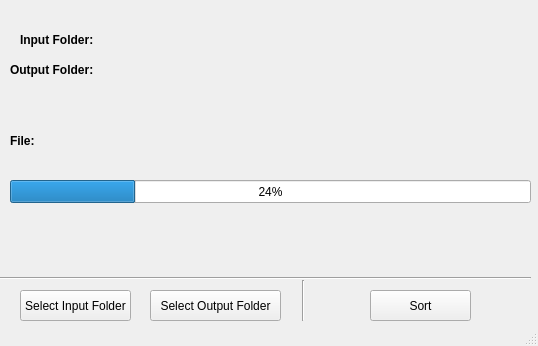
<?xml version="1.0" encoding="UTF-8"?>
<ui version="4.0">
 <class>MainWindow</class>
 <widget class="QMainWindow" name="MainWindow">
  <property name="geometry">
   <rect>
    <x>0</x>
    <y>0</y>
    <width>538</width>
    <height>346</height>
   </rect>
  </property>
  <property name="sizePolicy">
   <sizepolicy hsizetype="Fixed" vsizetype="Fixed">
    <horstretch>0</horstretch>
    <verstretch>0</verstretch>
   </sizepolicy>
  </property>
  <property name="windowTitle">
   <string>Photo Sorting</string>
  </property>
  <widget class="QWidget" name="centralwidget">
   <widget class="QPushButton" name="pushButton">
    <property name="geometry">
     <rect>
      <x>20</x>
      <y>290</y>
      <width>111</width>
      <height>31</height>
     </rect>
    </property>
    <property name="text">
     <string>Select Input Folder</string>
    </property>
   </widget>
   <widget class="QPushButton" name="pushButton_2">
    <property name="geometry">
     <rect>
      <x>150</x>
      <y>290</y>
      <width>131</width>
      <height>31</height>
     </rect>
    </property>
    <property name="text">
     <string>Select Output Folder</string>
    </property>
   </widget>
   <widget class="QPushButton" name="pushButton_3">
    <property name="geometry">
     <rect>
      <x>370</x>
      <y>290</y>
      <width>101</width>
      <height>31</height>
     </rect>
    </property>
    <property name="text">
     <string>Sort</string>
    </property>
   </widget>
   <widget class="Line" name="line">
    <property name="geometry">
     <rect>
      <x>293</x>
      <y>280</y>
      <width>20</width>
      <height>41</height>
     </rect>
    </property>
    <property name="orientation">
     <enum>Qt::Vertical</enum>
    </property>
   </widget>
   <widget class="Line" name="line_2">
    <property name="geometry">
     <rect>
      <x>0</x>
      <y>270</y>
      <width>531</width>
      <height>16</height>
     </rect>
    </property>
    <property name="orientation">
     <enum>Qt::Horizontal</enum>
    </property>
   </widget>
   <widget class="QLabel" name="label">
    <property name="geometry">
     <rect>
      <x>20</x>
      <y>30</y>
      <width>91</width>
      <height>20</height>
     </rect>
    </property>
    <property name="font">
     <font>
      <pointsize>9</pointsize>
      <weight>75</weight>
      <bold>true</bold>
     </font>
    </property>
    <property name="text">
     <string>Input Folder:</string>
    </property>
   </widget>
   <widget class="QLabel" name="label_2">
    <property name="geometry">
     <rect>
      <x>10</x>
      <y>60</y>
      <width>91</width>
      <height>20</height>
     </rect>
    </property>
    <property name="font">
     <font>
      <pointsize>9</pointsize>
      <weight>75</weight>
      <bold>true</bold>
     </font>
    </property>
    <property name="text">
     <string>Output Folder:</string>
    </property>
   </widget>
   <widget class="QLabel" name="label_3">
    <property name="geometry">
     <rect>
      <x>110</x>
      <y>30</y>
      <width>411</width>
      <height>21</height>
     </rect>
    </property>
    <property name="text">
     <string/>
    </property>
   </widget>
   <widget class="QLabel" name="label_4">
    <property name="geometry">
     <rect>
      <x>110</x>
      <y>60</y>
      <width>411</width>
      <height>20</height>
     </rect>
    </property>
    <property name="text">
     <string/>
    </property>
   </widget>
   <widget class="QProgressBar" name="progressBar">
    <property name="geometry">
     <rect>
      <x>10</x>
      <y>180</y>
      <width>521</width>
      <height>23</height>
     </rect>
    </property>
    <property name="value">
     <number>24</number>
    </property>
   </widget>
   <widget class="QLabel" name="label_5">
    <property name="geometry">
     <rect>
      <x>320</x>
      <y>200</y>
      <width>71</width>
      <height>21</height>
     </rect>
    </property>
    <property name="text">
     <string/>
    </property>
   </widget>
   <widget class="QLabel" name="label_6">
    <property name="geometry">
     <rect>
      <x>10</x>
      <y>130</y>
      <width>31</width>
      <height>21</height>
     </rect>
    </property>
    <property name="font">
     <font>
      <pointsize>9</pointsize>
      <weight>75</weight>
      <bold>true</bold>
     </font>
    </property>
    <property name="text">
     <string>File:</string>
    </property>
   </widget>
   <widget class="QLabel" name="label_7">
    <property name="geometry">
     <rect>
      <x>40</x>
      <y>130</y>
      <width>481</width>
      <height>21</height>
     </rect>
    </property>
    <property name="text">
     <string/>
    </property>
   </widget>
  </widget>
  <widget class="QStatusBar" name="statusbar"/>
 </widget>
 <resources/>
 <connections/>
</ui>
